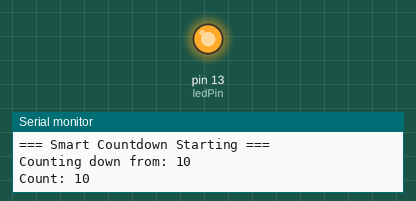
Recording of a sketch running on a simulated Arduino Uno, built with avr-gcc and run on an emulated ATmega328P. Shown: output pins drawn as LEDs (lit = HIGH), the last lines printed to the serial monitor.

Above: at 0.1 s.
At 27.1 s:
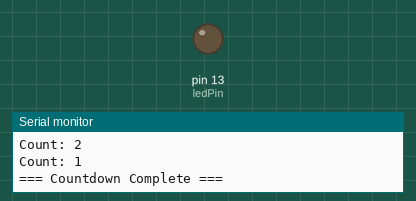
Timing chart, 0 to 28.6 s (numbered marks = the images above):
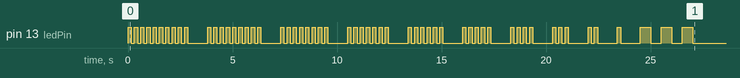

The sketch:

Assignment1_Ebo_Dadson.ino
```cpp
int startValue = 10;
int ledPin = 13;
int flashDelay = 150;

void flashLED(int times) {
  for (int i = 0; i < times; i++) {
    digitalWrite(ledPin, HIGH);
    delay(flashDelay);
    digitalWrite(ledPin, LOW);
    delay(flashDelay);
  }
}

void setup() {
  pinMode(ledPin, OUTPUT);
  Serial.begin(9600);
  Serial.println("=== Smart Countdown Starting ===");
  Serial.print("Counting down from: ");
  Serial.println(startValue);

  for (int count = startValue; count > 0; count--) {
    Serial.print("Count: ");
    Serial.println(count);
    flashLED(count);
    delay(800);
  }

  Serial.println("=== Countdown Complete ===");
  for (int i = 0; i < 3; i++) {
    digitalWrite(ledPin, HIGH);
    delay(500);
    digitalWrite(ledPin, LOW);
    delay(500);
  }
  Serial.println("=== Done ===");
}

void loop() {
}
```
